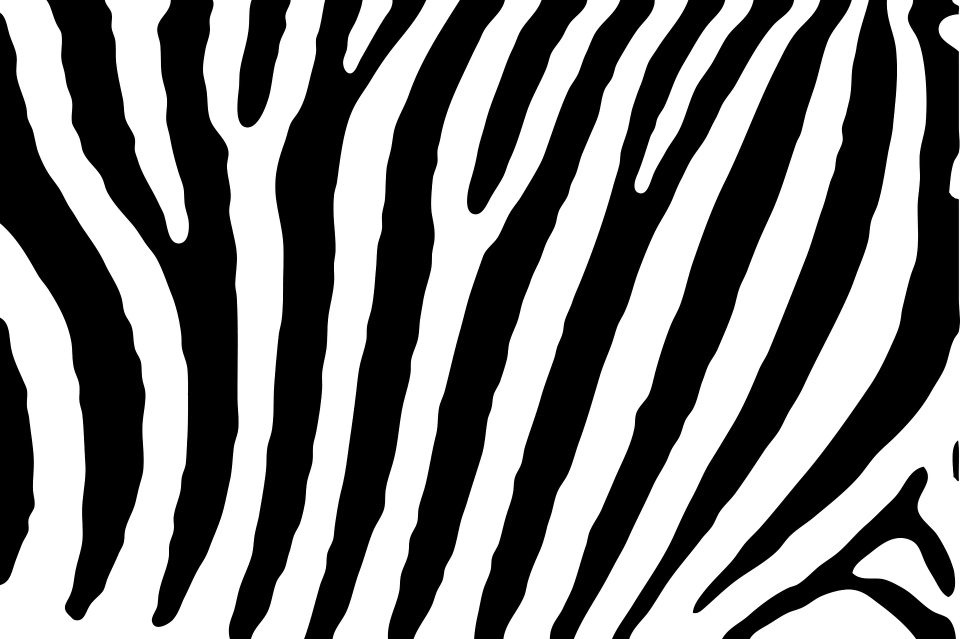
#> input picture OpenCV/Image/zebra.jpg, 1920 x 1278 px (shown at 1/2 size)
$ jupyter execute OpenCV26.ipynb
#> lines starting #> are read from the running program, lines starting #| are printed output that depends on the picture
[cell 1]
import numpy as np
import cv2

# 26. 모폴로지 변환

[cell 2]
# 모폴로지 변환(Morphological Transformation)
# 영상이나 이미지를 형태학적 관점에서 접근하는 기법을 의미
# 주로 영상 내 픽셀값 대체에 사용됩니다. 이를 응용해서 노이즈 제거, 요소 결합 및 분리, 강도 피크 검출 등에 이용
# 집합의 포함 관계, 이동(translation), 대칭(reflection), 여집합(complement), 차집합(difference) 등의 성질을 사용

# 기본적인 모폴로지 변환 : 팽창(dilation), 침식(erosion)

# 팽창
# 커널 영역 안에 존재하는 모든 픽셀의 값을 커널 내부의 극댓값(local maximum)으로 대체
# 어두운 영역이 줄어들고 밝은 영역이 늘어남
# 노이즈 제거 후 줄어든 크기를 복구하고자 할 때 주로 사용

# 침식
# 커널 영역 안에 존재하는 모든 픽셀의 값을 커널 내부의 극솟값(local minimum)으로 대체
# 밝은 영역이 줄어들고 어두운 영역이 늘어남
# 노이즈 제거에 주로 사용

[cell 3]
src = cv2.imread('Image/zebra.jpg')
#> src is the input picture: shape (1278, 1920, 3); mean B, G, R 126.3, 126.3, 126.3

# 구조 요소 생성
# cv2.getStructuringElement(커널의 형태, 커널의 크기, 중심점)
# 커널의 형태 : 직사각형(Rect), 십자가(Cross), 타원(Ellipse)
# 커널의 크기 : 구조 요소의 크기, 커널의 크기가 너무 작다면 커널의 형태는 영향을 받지 않음
# 중심점 : 커널의 중심 위치. 필수 매개변수가 아니며, 설정하지 않을 경우 사용되는 함수에서 값이 결정(유동적)
kernel = cv2.getStructuringElement(cv2.MORPH_CROSS, (9, 9))

# 모폴로지 변환(dilate:팽창, erode:침식)

# 팽창 연산 : 밝은 영역이 커짐
# cv2.dilate(원본 배열, 구조 요소, 고정점, 반복 횟수, 테두리 외삽법, 테두리 색상)
dilate = cv2.dilate(src, kernel, anchor=(-1, -1), iterations=5)
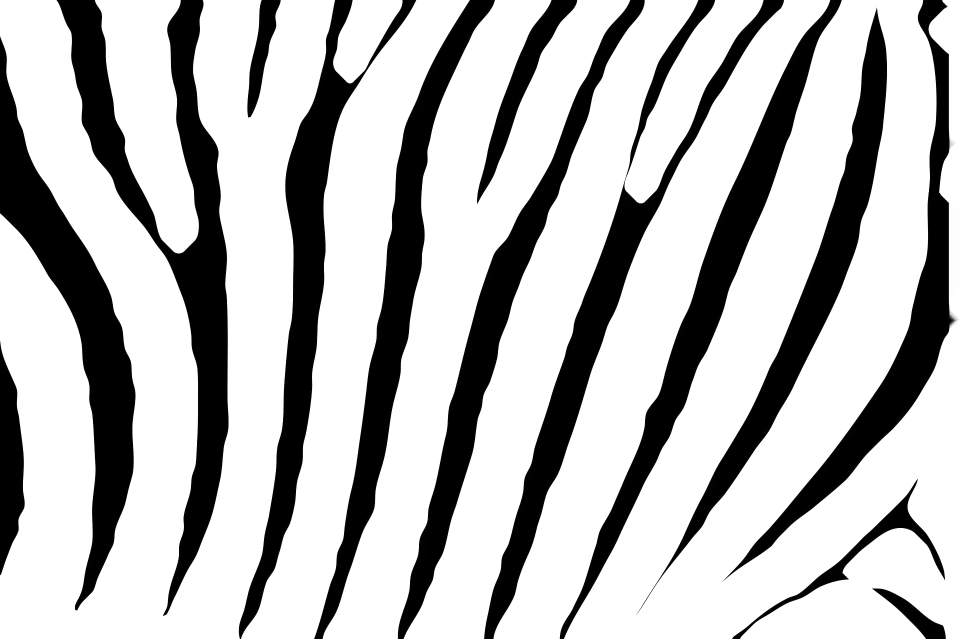
#> dilate: shape (1278, 1920, 3) (shown at 1/2 size); mean B, G, R 184.2, 184.2, 184.2

# 침식 연산 : 어두운 영역이 커짐
# cv2.erode(원본 배열, 구조 요소, 고정점, 반복 횟수, 테두리 외삽법, 테두리 색상)
erode = cv2.erode(src, kernel, anchor=(-1, -1), iterations=5)
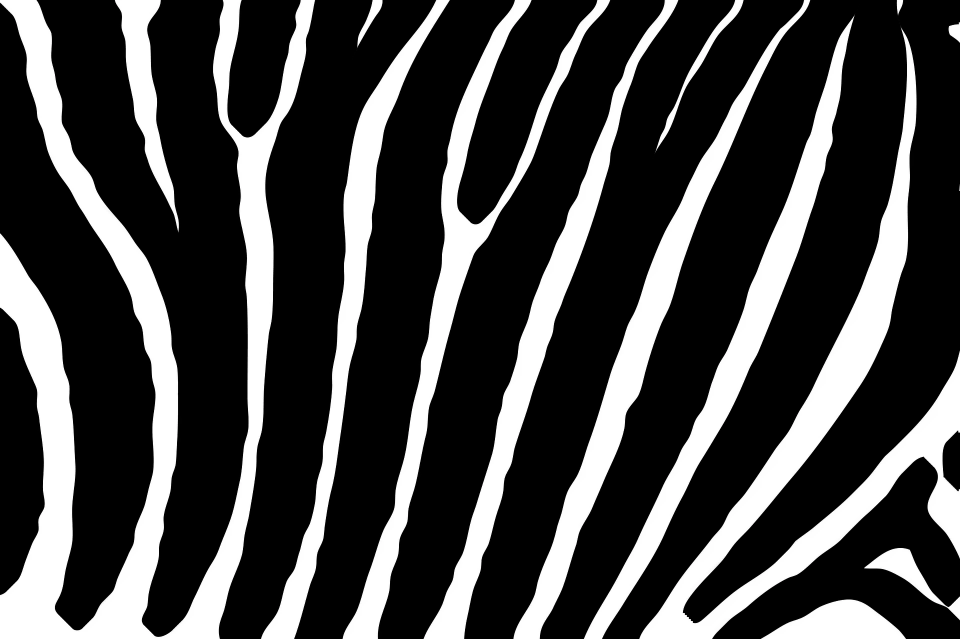
#> erode: shape (1278, 1920, 3) (shown at 1/2 size); mean B, G, R 68.9, 68.9, 68.9

# 고정점을 (-1, -1)로 할당할 경우, 커널의 중심부에 고정점이 위치

# 하나의 이미지로 연결
# np.concatenate((연결할 이미지 배열들), axis=방향) 0:행(세로), 1:열(가로)
# OpenCV의 함수 중, 수평 연결 함수(cv2.hconcat)와 수직 연결 함수(cv2.vconcat)도 있음
dst = np.concatenate((src, dilate, erode), axis=1)
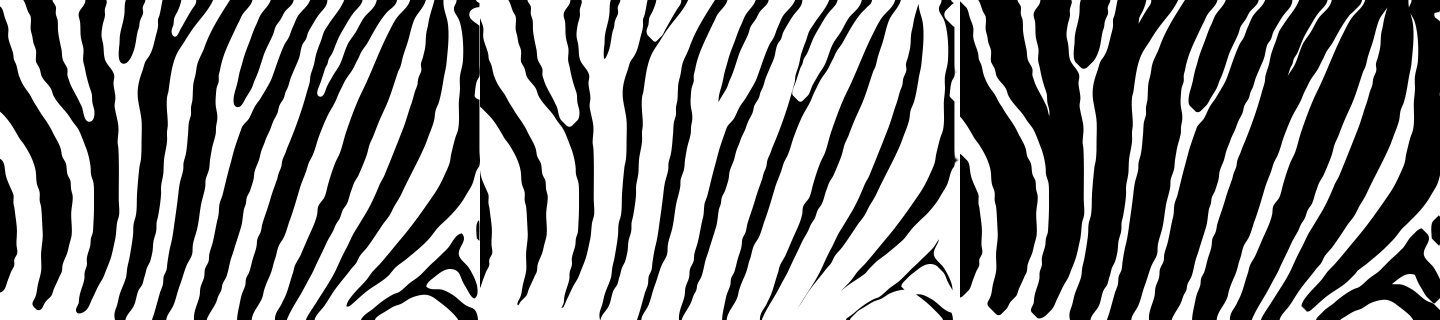
#> dst: shape (1278, 5760, 3) (shown at 1/4 size); mean B, G, R 126.5, 126.5, 126.5

dst = cv2.resize(dst, (0,0), fx=0.3, fy=0.3)
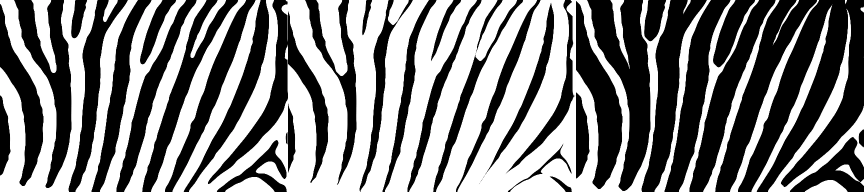
#> dst: shape (383, 1728, 3) (shown at 1/2 size); mean B, G, R 126.4, 126.4, 126.4

cv2.imshow('dst', dst)
cv2.waitKey(0)
cv2.destroyAllWindows()

# 27. 모폴로지 연산

[cell 4]
# 모폴로지 연산(Morphological Calculate)
# 폴로지 변환의 팽창(dilation)과 침식(erosion)을 기본 연산으로 사용해 고급 형태학을 적용하는 변환 연산
# 입력 이미지가 이진화된 이미지라면 팽창과 침식 연산으로도 우수한 결과를 얻을 수 있음
# 그레이스케일이나 다중 채널 이미지를 사용하는 경우 더 복잡한 연산을 필요로 함
# -> 이때 모폴로지 연산을 활용

# 열림(Opening)
# open = dilate(erode(src))
# 팽창 연산자와 침식 연산자의 조합, 침식->팽창
# 스펙클(speckle)이 사라지면서 발생한 객체의 크기 감소를 원래대로 복구

# 닫힘(Closing)
# close = erode(dilate(src))
# 팽창 연산자와 침식 연산자의 조합, 팽창->침식
# 객체 내부의 홀(holes)이 사라지면서 발생한 크기 증가를 원래대로 복구

# 그레이디언트(Gradient)
# gradient = dilate(src) - erode(src)
# 팽창 연산자와 침식 연산자의 조합, 각각 팽창 연산과 침식 연산을 적용하고 감산을 진행
# 입력 이미지에 객체의 가장자리가 반환
# 밝은 영역의 가장자리를 분리하며 그레이스케일 이미지가 가장 급격하게 변하는 곳에서 가장 높은 결과를 반환

# 탑햇(TopHat)
# tophat = src - open(src)
# 입력 이미지(src)와 열림(Opening)의 조합, 입력 이미지에 열림 연산을 적용한 이미지를 감산
# 밝은 영역이 분리되어 사라졌던 스펙클이나 작은 부분들이 표시됨
# 입력 이미지의 객체들이 제외되고 국소적으로 밝았던 부분들이 분리
# 열림 연산에서 사라질 요소들을 표시

# 블랙햇(BlackHat)
# blackhat = close(src) - src
# 입력 이미지(src)와 닫힘(Closing)의 조합, 닫힘 연산을 적용한 이미지에 입력 이미지를 감산
# 어두운 영역이 채워져 사라졌던 홀 등이 표시됨
# 입력 이미지의 객체들이 제외되고 국소적으로 어두웠던 홀들이 분리
# 닫힘 연산에서 사라질 요소들을 표시

# 히트미스(HitMiss)
# 단일 채널 이미지에서 활용하며, 주로 이진화 이미지에 적용
# 이미지의 전경이나 배경 픽셀의 특정 패턴을 찾는 데 사용하는 이진 형태학
# 구조 요소의 형태에 큰 영향을 받음
# 히트미스 연산의 커널은 기존 컨벌루션 커널과 다른 역할
# 내부 요소의 값은 0 또는 1의 값만 의미가 있음
# -> 모서리(Corner)를 검출하는 데 활용하기도 함
# 제한 조건 : 8-bit unsigned integers, 1-Channel

[cell 5]
src = cv2.imread('Image/office.jpg', cv2.IMREAD_REDUCED_COLOR_2)
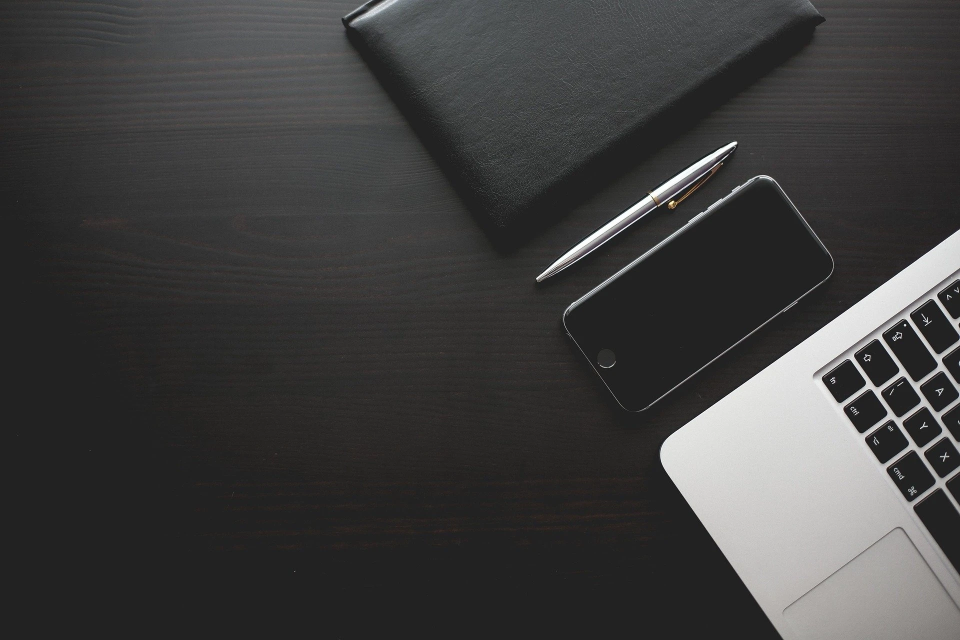
#> input picture OpenCV/Image/office.jpg, 960 x 640 px
#> src is the input picture: shape (640, 960, 3); mean B, G, R 63.2, 63.5, 64

# 구조요소 생성
kernel = cv2.getStructuringElement(cv2.MORPH_CROSS, (9, 9))

# cv2.morphologyEx(원본 배열, 연산 방법, 구조 요소, 고정점, 반복 횟수, 테두리 외삽법, 테두리 색상)
dst = cv2.morphologyEx(src, cv2.MORPH_OPEN, kernel, iterations=9)
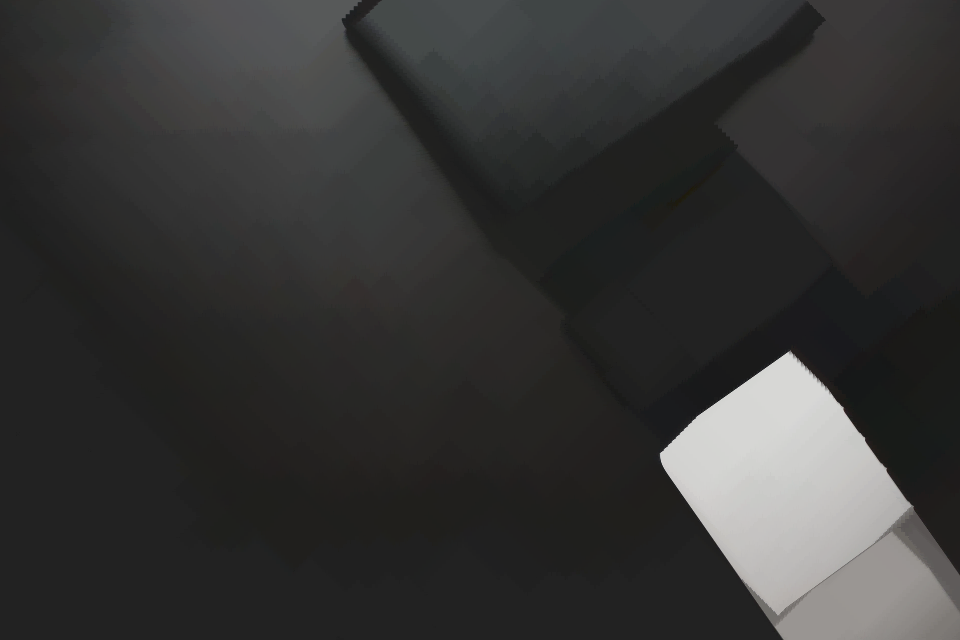
#> dst: shape (640, 960, 3); mean B, G, R 52.7, 53.4, 53.5

cv2.imshow('dst', dst)
cv2.waitKey(0)
cv2.destroyAllWindows()
